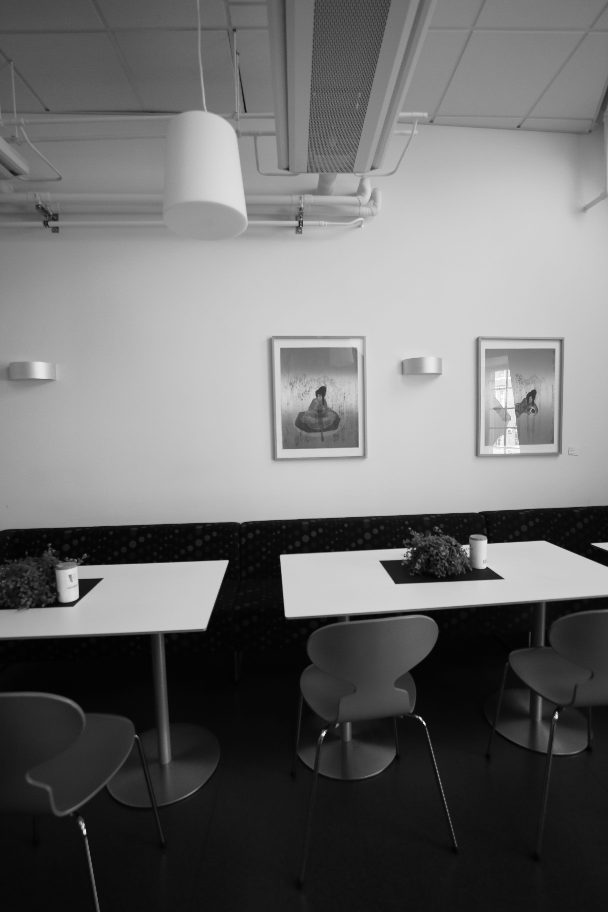
#> input picture Homework2/Panoramas-and-Image-Alignment-master/input1.png, 608 x 912 px, found by its file name
$ python lin_cylindrical.py
#> lines starting #> are read from the running program, lines starting #| are printed output that depends on the picture
# -*- coding: utf-8 -*-
"""
Created on Sat May  9 19:28:06 2020

@author: Riccardo M. and Bunchalit E.
"""

import cv2
import numpy as np
import sys

class Image_Stitching():
    def __init__(self) :
        self.ratio=0.85
        self.min_match=10
        self.sift=cv2.xfeatures2d.SIFT_create()
        self.smoothing_window_size=400

    def registration(self,img1,img2):
        if (img1.shape[1] == 608):
            kp1, des1 = self.sift.detectAndCompute(img1, None)
            kp2, des2 = self.sift.detectAndCompute(img2, None)
        else:
            image8bit1 = cv2.normalize(img1, None, 0, 255, cv2.NORM_MINMAX).astype('uint8')
            image8bit2 = cv2.normalize(img2, None, 0, 255, cv2.NORM_MINMAX).astype('uint8')
            kp1, des1 = self.sift.detectAndCompute(image8bit1, None)
            kp2, des2 = self.sift.detectAndCompute(image8bit2, None)

        matcher = cv2.BFMatcher()
        raw_matches = matcher.knnMatch(des1, des2, k=2)
        good_points = []
        good_matches=[]
        for m1, m2 in raw_matches:
            if m1.distance < self.ratio * m2.distance:
                good_points.append((m1.trainIdx, m1.queryIdx))
                good_matches.append([m1])
        img3 = cv2.drawMatchesKnn(img1, kp1, img2, kp2, good_matches, None, flags=2)
        cv2.imwrite('matching.jpg', img3)
        if len(good_points) > self.min_match:
            image1_kp = np.float32(
                [kp1[i].pt for (_, i) in good_points])
            image2_kp = np.float32(
                [kp2[i].pt for (i, _) in good_points])
            H, status = cv2.findHomography(image2_kp, image1_kp, cv2.RANSAC,5.0)
        return H

    def create_mask(self,img1,img2,version):
        height_img1 = img1.shape[0]
        width_img1 = img1.shape[1]
        width_img2 = img2.shape[1]
        height_panorama = height_img1
        width_panorama = width_img1 +width_img2
        smoothing_window_size = self.smoothing_window_size
        if (img1.shape[1] > 608):
            smoothing_window_size = 400
        offset = int(smoothing_window_size / 2)
        barrier = img1.shape[1] - int(smoothing_window_size / 2)
        mask = np.zeros((height_panorama, width_panorama))
        if version== 'left_image':
            mask[:, barrier - offset:barrier + offset ] = np.tile(np.linspace(1, 0, 2 * offset ).T, (height_panorama, 1))
            mask[:, :barrier - offset] = 1
        else:
            mask[:, barrier - offset :barrier + offset ] = np.tile(np.linspace(0, 1, 2 * offset ).T, (height_panorama, 1))
            mask[:, barrier + offset:] = 1
        return cv2.merge([mask, mask, mask])

    def blending(self,img1,img2):

        height_img1 = img1.shape[0]
        width_img1 = img1.shape[1]
        width_img2 = img2.shape[1]
        height_panorama = height_img1

        width_panorama = width_img1 +width_img2

        print("{}     {}      {}".format(height_img1, width_img1, width_img2))

        H = self.registration(img1,img2)
        panorama1 = np.zeros((height_panorama, width_panorama, 3))
        mask1 = self.create_mask(img1,img2,version='left_image')
        panorama1[0:img1.shape[0], 0:img1.shape[1], :] = img1
        panorama1 *= mask1
        mask2 = self.create_mask(img1,img2,version='right_image')
        panorama2 = cv2.warpPerspective(img2, H, (width_panorama, height_panorama))*mask2
        cv2.imwrite("pan1.jpg",panorama1)
        cv2.imwrite("pan2.jpg",panorama2)
        print("{}".format(panorama2.shape))

        result=panorama1+panorama2
        print("{}".format(result.shape))

        rows, cols = np.where(result[:, :, 0] != 0)
        min_row, max_row = min(rows), max(rows) + 1
        min_col, max_col = min(cols), max(cols) + 1
        final_result = result[min_row:max_row, min_col:max_col, :]
        print("{}".format(final_result.shape))
        return final_result

def cylindricalWarp(img, K):
    """This function returns the cylindrical warp for a given image and intrinsics matrix K"""
    h_,w_ = img.shape[:2]
    # pixel coordinates
    y_i, x_i = np.indices((h_,w_))
    X = np.stack([x_i,y_i,np.ones_like(x_i)],axis=-1).reshape(h_*w_,3) # to homog
    Kinv = np.linalg.inv(K)
    X = Kinv.dot(X.T).T # normalized coords
    # calculate cylindrical coords (sin\theta, h, cos\theta)
    A = np.stack([np.sin(X[:,0]),X[:,1],np.cos(X[:,0])],axis=-1).reshape(w_*h_,3)
    B = K.dot(A.T).T # project back to image-pixels plane
    # back from homog coords
    B = B[:,:-1] / B[:,[-1]]
    # make sure warp coords only within image bounds
    B[(B[:,0] < 0) | (B[:,0] >= w_) | (B[:,1] < 0) | (B[:,1] >= h_)] = -1
    B = B.reshape(h_,w_,-1)

    img_rgba = cv2.cvtColor(img,cv2.COLOR_BGR2BGRA) # for transparent borders...
    # warp the image according to cylindrical coords
    return cv2.remap(img_rgba, B[:,:,0].astype(np.float32), B[:,:,1].astype(np.float32), cv2.INTER_AREA, borderMode=cv2.BORDER_TRANSPARENT)


"""

def main(img1,img2):
    final=Image_Stitching().blending(img1,img2)
    cv2.imwrite('panorama.jpg', final)

if __name__ == '__main__':
    input_image1 = cv2.imread('q11.jpg')
    input_image2 = cv2.imread('q22.jpg')

    main(input_image1,input_image2)

"""

"""

if __name__ == '__main__':
    input_image1 = cv2.imread('input1.png')
    input_image2 = cv2.imread('input2.png')

    main(input_image1,input_image2)

"""

#"""

def boia(img1,img2):
    final=Image_Stitching().blending(img1,img2)
    #cv2.imwrite('panorama.jpg', final)
    return final

if __name__ == '__main__':

    img1 = cv2.imread('input1.png')#center
#> img1 is the input picture: shape (912, 608, 3); min 0, max 255, mean 109.7
    img2 = cv2.imread('input2.png')#right
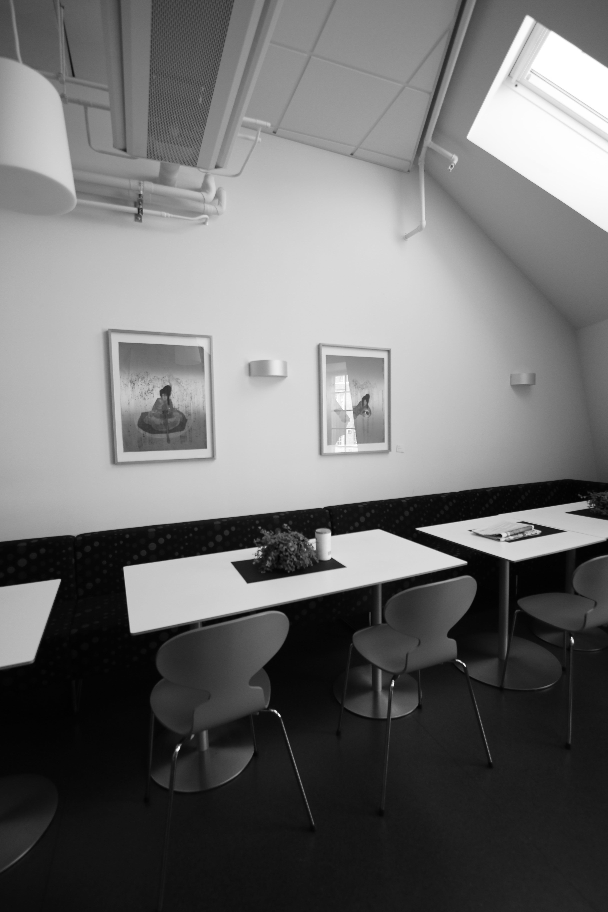
#> input picture Homework2/Panoramas-and-Image-Alignment-master/input2.png, 608 x 912 px, found by its file name
#> img2 is the input picture: shape (912, 608, 3); min 1, max 255, mean 111.1
    img3 = cv2.imread('input3.png')#left
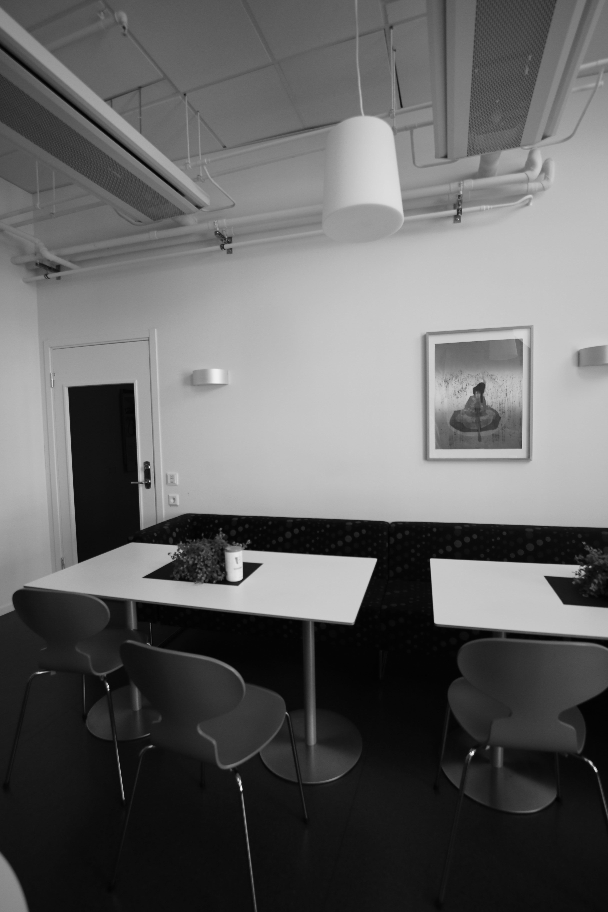
#> input picture Homework2/Panoramas-and-Image-Alignment-master/input3.png, 608 x 912 px, found by its file name
#> img3 is the input picture: shape (912, 608, 3); min 1, max 252, mean 100.1

    h, w = img1.shape[:2]
#> h = 912; w = 608
    K = np.array([[800,0,w/2],[0,800,h/2],[0,0,1]]) # mock intrinsics
    img_cy1 = cylindricalWarp(img1, K)
    cv2.imwrite("image_cyl1.png", img_cy1)
    img_cy2 = cylindricalWarp(img2, K)
    cv2.imwrite("image_cyl2.png", img_cy2)
    img_cy3 = cylindricalWarp(img3, K)
    cv2.imwrite("image_cyl3.png", img_cy3)

    img_cy3=cv2.imread('image_cyl3.png')
    img_cy1=cv2.imread('image_cyl1.png')
    img_cy2=cv2.imread('image_cyl2.png')
    left = boia(img_cy3,img_cy1)
#| 912     608      608
#> in registration, `kp1, des1 = self.sift.detectAndCompute(img1, None)`: kp1 = 576 keypoints; strongest (x, y, size): (241, 788, 2.2), (469, 747, 3.1), (249, 568, 9.1), (583, 751, 2.3)
#> in registration, `kp2, des2 = self.sift.detectAndCompute(img2, None)`: kp2 = 639 keypoints; strongest (x, y, size): (323, 734, 2.8), (548, 704, 2.5), (90, 818, 2.6), (91, 581, 10.2)
#> in registration, `raw_matches = matcher.knnMatch(des1, des2, k=2)`: raw_matches = 576 matches
#> after the loop in registration, `for m1, m2 in raw_matches:`: good_matches = 252 matches; good_points = 252 pairs, first value 21 to 631, second value 4 to 573
#> in registration, `image1_kp = np.float32( [kp1[i].pt for (_, i) in good_points])`: image1_kp = 252 pairs, first value 9.6 to 596.4, second value 9.87 to 897
#> in registration, `image2_kp = np.float32( [kp2[i].pt for (i, _) in good_points])`: image2_kp = 252 pairs, first value 22.41 to 591.9, second value 13 to 897
#> in registration, `H, status = cv2.findHomography(image2_kp, image1_kp, cv2.RANSAC,5.0)`: H = [[0.726, -0.0169, 182.8], [-0.18, 0.902, 40.06], [-0.000444, 8.22e-06, 1]]; status = 252 values, max 1 at index 21, min 0 at index 0, mean 0.734
#| (912, 1216, 3)
#| (912, 1216, 3)
#> in blending, `min_row, max_row = min(rows), max(rows) + 1`: min_row = 0; max_row = 912
#> in blending, `min_col, max_col = min(cols), max(cols) + 1`: min_col = 0; max_col = 853
#| (912, 853, 3)
    cv2.imwrite('leftt.jpg', left)
    right = boia(img_cy1,img_cy2)
#| 912     608      608
#> in registration (call 2), `kp1, des1 = self.sift.detectAndCompute(img1, None)`: kp1 has the same summary as kp2
#> in registration (call 2), `kp2, des2 = self.sift.detectAndCompute(img2, None)`: kp2 = 592 keypoints; strongest (x, y, size): (179, 745, 2.9), (275, 711, 1.9), (161, 594, 45.2), (454, 560, 7.5)
#> in registration (call 2), `raw_matches = matcher.knnMatch(des1, des2, k=2)`: raw_matches = 639 matches
#> after the loop in registration (call 2), `for m1, m2 in raw_matches:`: good_matches = 348 matches; good_points = 348 pairs, first value 6 to 563, second value 1 to 637
#> in blending (call 2), `H = self.registration(img1,img2)`: H = [[0.729, -0.0158, 182.2], [-0.18, 0.902, 40.47], [-0.000441, 7.32e-06, 1]]
#| (912, 1216, 3)
#> in blending (call 2), `result=panorama1+panorama2`:
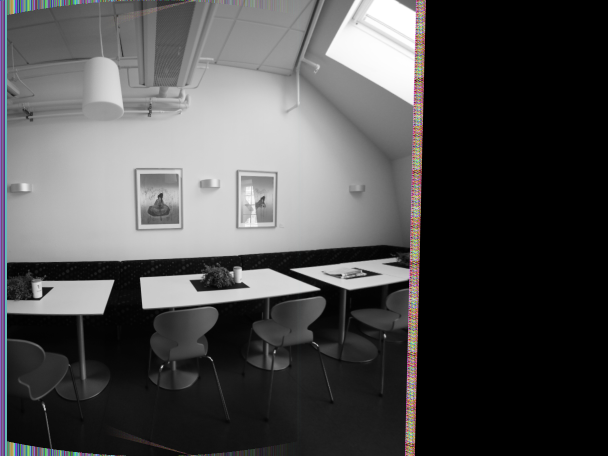
#> result: shape (912, 1216, 3) float64 (shown at 1/2 size); mean B, G, R 77.8, 77.4, 77.8
#| (912, 1216, 3)
#> in blending (call 2), `min_col, max_col = min(cols), max(cols) + 1`: max_col = 852
#> in blending (call 2), `final_result = result[min_row:max_row, min_col:max_col, :]`:
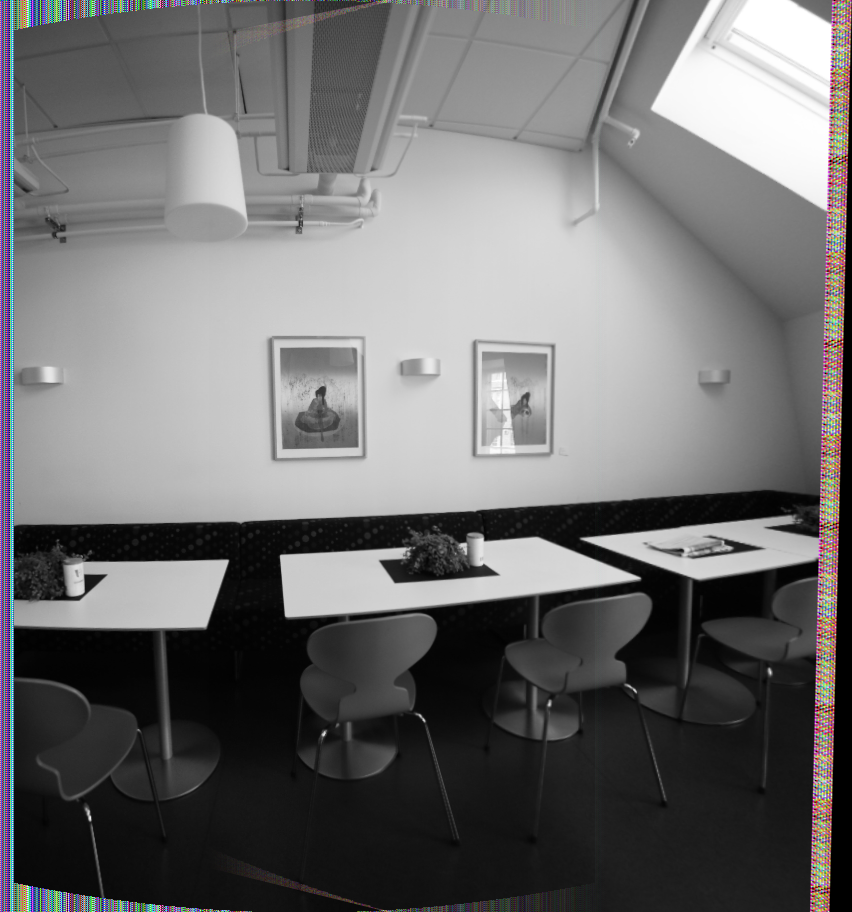
#> final_result: shape (912, 852, 3) float64; mean B, G, R 111, 110.4, 111.1
#| (912, 852, 3)
    cv2.imwrite('rightt.jpg', right)
    left = cv2.imread('leftt.jpg')
    right =cv2.imread('rightt.jpg')
    final = boia(left,right)
#| 912     853      852
#> in registration (call 3), `kp1, des1 = self.sift.detectAndCompute(image8bit1, None)`: kp1 = 959 keypoints; strongest (x, y, size): (249, 568, 9.1), (470, 747, 3.2), (329, 590, 47.9), (460, 591, 44.5)
#> in registration (call 3), `kp2, des2 = self.sift.detectAndCompute(image8bit2, None)`: kp2 = 970 keypoints; strongest (x, y, size): (91, 581, 10.2), (324, 734, 3), (181, 596, 48.5), (313, 586, 43.6)
#> in registration (call 3), `raw_matches = matcher.knnMatch(des1, des2, k=2)`: raw_matches = 959 matches
#> after the loop in registration (call 3), `for m1, m2 in raw_matches:`: good_matches = 605 matches; good_points = 605 pairs, first value 2 to 859, second value 4 to 957
#> in registration (call 3), `img3 = cv2.drawMatchesKnn(img1, kp1, img2, kp2, good_matches, None, fl..`:
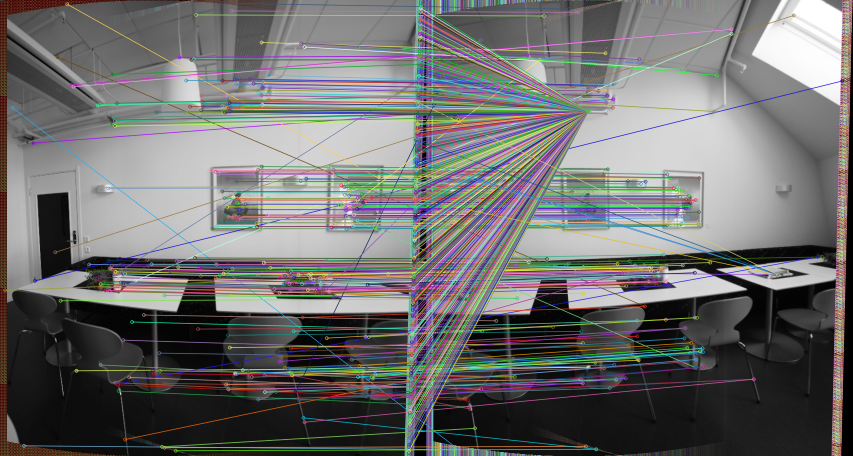
#> img3: shape (912, 1705, 3) (shown at 1/2 size); mean B, G, R 109.5, 109.9, 110.6
#> in registration (call 3), `image1_kp = np.float32( [kp1[i].pt for (_, i) in good_points])`: image1_kp = 605 pairs, first value 9.66 to 841.2, second value 6.07 to 905.6
#> in registration (call 3), `image2_kp = np.float32( [kp2[i].pt for (i, _) in good_points])`: image2_kp = 605 pairs, first value 14.52 to 830.9, second value 17.65 to 898.8
#> in registration (call 3), `H, status = cv2.findHomography(image2_kp, image1_kp, cv2.RANSAC,5.0)`: H = [[0.728, -0.0164, 182.8], [-0.179, 0.904, 39.62], [-0.000443, 9.99e-06, 1]]; status = 605 values, max 1 at index 15, min 0 at index 0, mean 0.534
#| (912, 1705, 3)
#> in blending (call 3), `result=panorama1+panorama2`:
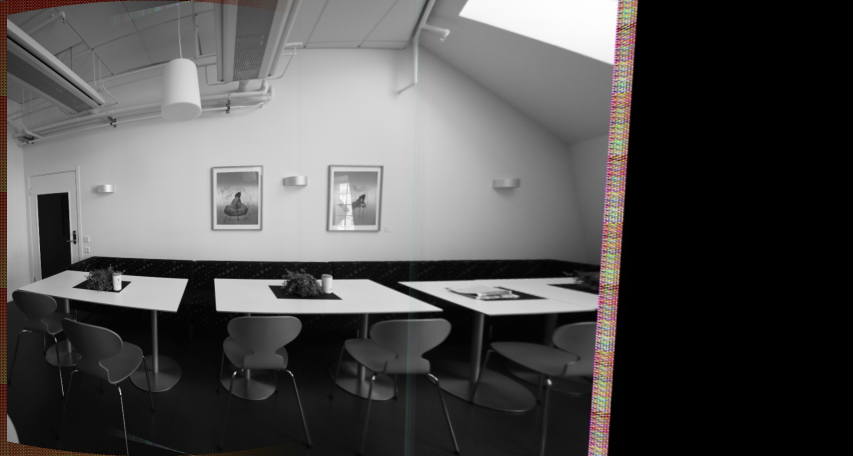
#> result: shape (912, 1705, 3) float64 (shown at 1/2 size); mean B, G, R 79.4, 79.8, 81
#| (912, 1705, 3)
#> in blending (call 3), `min_col, max_col = min(cols), max(cols) + 1`: max_col = 1283
#> in blending (call 3), `final_result = result[min_row:max_row, min_col:max_col, :]`:
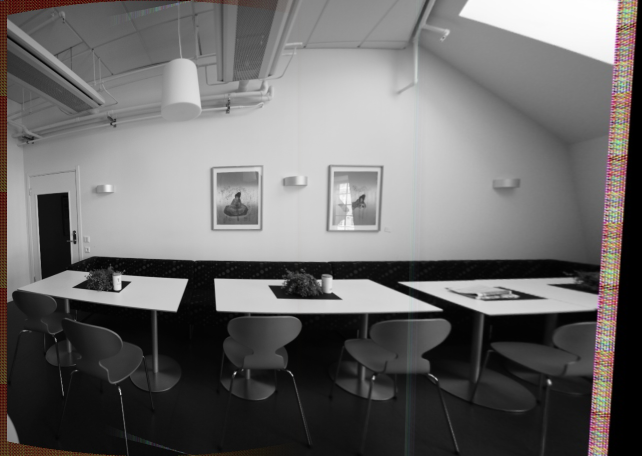
#> final_result: shape (912, 1283, 3) float64 (shown at 1/2 size); mean B, G, R 105.5, 106.1, 107.7
#| (912, 1283, 3)
    cv2.imwrite('final.jpg', final)

#"""
